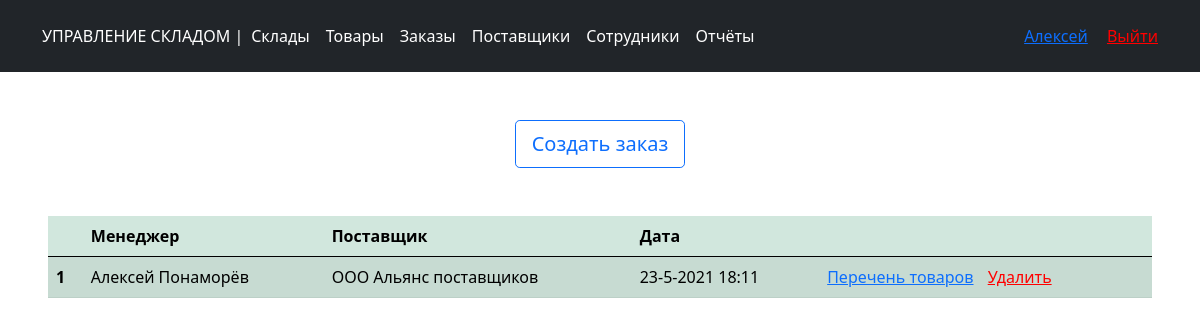
Screenshot of /orders (signed in) with the database file from the repository.
### main.py (models this page shows, shortened)
class User(db.Model, UserMixin):
    id = db.Column(db.Integer, primary_key=True)
    login = db.Column(db.String(128), nullable=False, unique=True)
    password = db.Column(db.String(255), nullable=False)
    role =  db.Column(db.Integer)
    name = db.Column(db.String(128))
    last_name = db.Column(db.String(128))
    whs_id = db.Column(db.Integer)
    id_Admin = db.Column(db.Integer)

class Orders(db.Model, UserMixin):
    id = db.Column(db.Integer, primary_key=True)
    id_wh = db.Column(db.Integer, nullable=False)
    id_suppliers = db.Column(db.Integer, nullable=False)
    id_manager = db.Column(db.Integer, nullable=False)
    id_Admin = db.Column(db.Integer, nullable=False)
    datetime = db.Column(db.Integer)

class Suppliers(db.Model, UserMixin):
    id = db.Column(db.Integer, primary_key=True)
    id_Admin = db.Column(db.Integer)
    name_sl = db.Column(db.String(128), nullable=False, unique=True)
    phone = db.Column(db.Integer)

### main.py (the view)
@app.route('/orders')
@login_required
def orders():
    if (current_user.role == 1):
        id_Admin = current_user.id
    else:
        id_Admin = current_user.id_Admin
    data = db.session.query(Orders, Suppliers, User).join(Suppliers, Orders.id_suppliers == Suppliers.id)\
        .join(User, Orders.id_manager==User.id).filter(Orders.id_Admin == id_Admin).all()
    return render_template('orders.html', data=data, time=time)

### main.py (called while the page is built)
@manager.user_loader
def load_user(user_id):
    return User.query.get(user_id)

@app.after_request
def redirect_to_signin(response):
    if response.status_code == 401:
        return redirect(url_for('login_page'))
    return response

### templates/orders.html
{% extends 'base.html' %}
{% block content %}
	<div class="d-grid gap-2 d-sm-flex justify-content-sm-center my-5">
		<a href="/orders/form_creat_order" class="btn btn-outline-primary btn-lg mx-2">Создать заказ</a>
	</div>
	<div class="bd-example m-5">
	  <table class="table table-success table-striped">
		  <thead>
			<tr>
			  <th scope="col"></th>
              <th scope="col">Менеджер</th>
			  <th scope="col">Поставщик</th>
			  <th scope="col">Дата</th>
              <th scope="col"></th>
			</tr>
		  </thead>
		  <tbody>
              {% for ord in data %}
                <tr>
                  <th>{{ loop.index }}</th>
                  <td>{{ ord.User.name }} {{ ord.User.last_name }}</td>
                  <td>{{ ord.Suppliers.name_sl }}</td>
                  <td>{{ time.localtime(ord.Orders.datetime).tm_mday }}-{{
                          time.localtime(ord.Orders.datetime).tm_mon }}-{{ time.localtime(ord.Orders.datetime).tm_year }}
                            {{ time.localtime(ord.Orders.datetime).tm_hour }}:{{ time.localtime(ord.Orders.datetime).tm_min }}</td>
                  <td>
                      <a href="{{ url_for('order_view', id_order=ord.Orders.id) }}">Перечень товаров</a>
                      <a style="color: red; margin-left: 10px;" href="{{ url_for('delete_order', id_delete=ord.Orders.id) }}">Удалить</a>
                  </td>
                </tr>
              {% endfor %}
		  </tbody>
	  </table>
	</div>
{% endblock %}

### templates/base.html (shortened to what this page needs)
<!DOCTYPE html>
<html lang="en">
<head>
    <link rel="stylesheet" href="{{ url_for('static', filename='/bootstrap-5.0.0-beta3-dist/css/bootstrap.min.css') }}">
</head>
<body>
<header class="p-3 bg-dark text-white">
    <div class="container">
        <div class="d-flex flex-wrap align-items-center justify-content-center justify-content-lg-start">
            {% if (current_user.is_authenticated == False) %}
                <a href="/" class="d-flex align-items-center mb-2 mb-lg-0 text-white text-decoration-none">
                    УПРАВЛЕНИЕ СКЛАДОМ |</a>
            {% else %}
                <a href="{{ url_for('admin') }}"
                   class="d-flex align-items-center mb-2 mb-lg-0 text-white text-decoration-none">
                    УПРАВЛЕНИЕ СКЛАДОМ |</a>
            {% endif %}
            <ul class="nav col-12 col-lg-auto me-lg-auto mb-2 justify-content-center mb-md-0">
                {% if (current_user.is_authenticated == True) %}
                    <li><a href="{{ url_for('warehouse') }}" class="nav-link px-2 text-white">Склады</a></li>
                    <li><a href="{{ url_for('product_manage') }}" class="nav-link px-2 text-white">Товары</a></li>
                    <li><a href="{{ url_for('orders') }}" class="nav-link px-2 text-white">Заказы</a></li>
                    <li><a href="{{ url_for('suppliers') }}" class="nav-link px-2 text-white">Поставщики</a></li>
                    {% if current_user.role == 1 %}
                        <li><a href="{{ url_for('employees') }}" class="nav-link px-2 text-white">Сотрудники</a></li>
                        <li><a href="{{ url_for('reports') }}" class="nav-link px-2 text-white">Отчёты</a></li>
                    {% endif %}
                {% endif %}
            </ul>
            <div class="text-end">
                {% if (current_user.is_authenticated == False) %}
                    <a href="/login">
                        <button type="button" class="btn btn-outline-light me-2">Авторизация</button>
                    </a>
                    <a href="/register">
                        <button type="button" class="btn btn-warning">Регистрация</button>
                    </a>
                {% else %}
                    <a href="">{% block role %}{% endblock %}{{ current_user.name }}</a>
                    <a style="color: red; margin-left: 15px;" href="{{ url_for('logout') }}">Выйти</a>
                {% endif %}
            </div>
        </div>
    </div>
</header>
{% block content %}{% endblock %}
</body>
</html>

### rows the page displays
User: name "Алексей"
Orders: User.name "Алексей", User.last_name "Понаморёв", Suppliers.name_sl "ООО Альянс поставщиков", localtime "23", localtime "5", localtime "2021", localtime "18", localtime "11"
